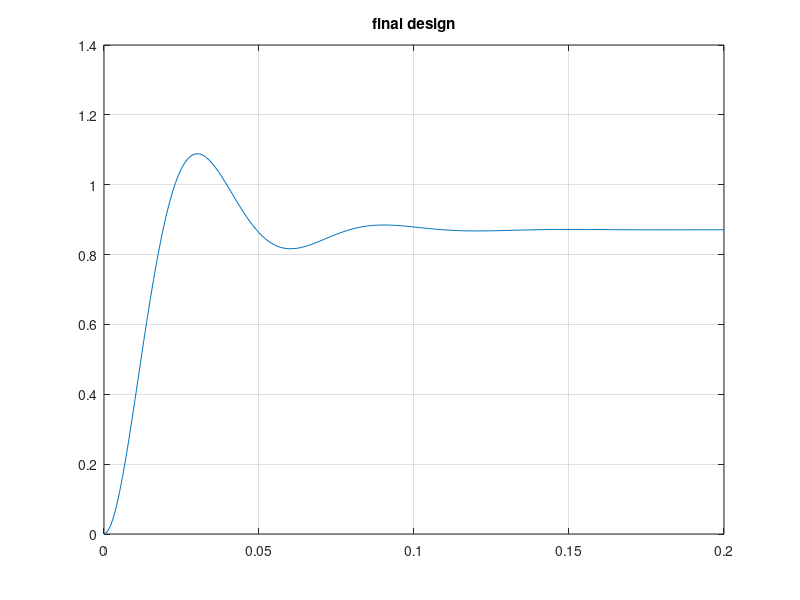

The MATLAB source for this figure:
K=113.34;
a=67.10;
H=tf([0 0 100*K],[1 25+a  25*a+100*K]);
t=0:0.001:0.2;
y=step(H,t);
plot(t,y);
title('final design');
grid on